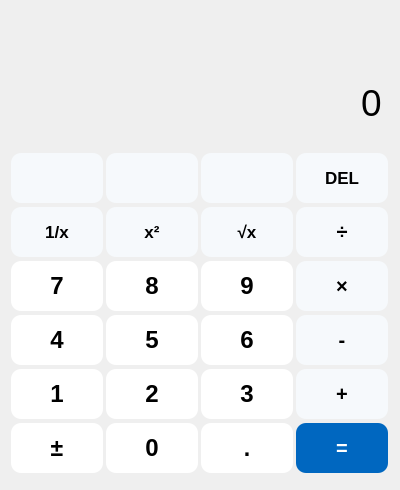
<?xml version="1.0" encoding="UTF-8"?>
<ui version="4.0">
 <class>myCalcClass</class>
 <widget class="QWidget" name="myCalcClass">
  <property name="geometry">
   <rect>
    <x>0</x>
    <y>0</y>
    <width>400</width>
    <height>490</height>
   </rect>
  </property>
  <property name="minimumSize">
   <size>
    <width>400</width>
    <height>490</height>
   </size>
  </property>
  <property name="maximumSize">
   <size>
    <width>400</width>
    <height>490</height>
   </size>
  </property>
  <property name="windowTitle">
   <string>计算器</string>
  </property>
  <property name="styleSheet">
   <string notr="true">QPushButton
{
	border-radius:10px;
	background-color: rgb(255, 255, 255);
}

QPushButton#btn1,#btn2,#btn3,#btnCheng,#btnChu,#btnDEL,#btnDeng,#btnJia,#btnJian,#btnKaiFang,#btnPingFang,#btnXFenZhiYi
{
	background-color: rgb(246,249,252);
}

QPushButton#btnDeng
{
	background-color: rgb(0,103,192);
	color: rgb(255, 255, 255);
}

QPushButton:hover
{
	background-color: rgb(251,252,253);
}

QPushButton#btn1:hover,#btn2:hover,#btn3:hover,#btnCheng:hover,#btnChu:hover,#btnDEL:hover,#btnDeng:hover,#btnJia:hover,#btnJian:hover,#btnKaiFang:hover,#btnPingFang:hover,#btnXFenZhiYi:hover
{
	background-color: rgb(243,247,250);
}

QPushButton#btnDeng:hover
{
	background-color: rgb(24,117,197);
	color: rgb(255, 255, 255);
}

</string>
  </property>
  <widget class="QWidget" name="layoutWidget">
   <property name="geometry">
    <rect>
     <x>0</x>
     <y>0</y>
     <width>401</width>
     <height>491</height>
    </rect>
   </property>
   <layout class="QGridLayout" name="gridLayout_2">
    <property name="spacing">
     <number>0</number>
    </property>
    <item row="0" column="0">
     <layout class="QGridLayout" name="gridLayout">
      <property name="spacing">
       <number>0</number>
      </property>
      <item row="3" column="1">
       <spacer name="verticalSpacer">
        <property name="orientation">
         <enum>Qt::Vertical</enum>
        </property>
        <property name="sizeHint" stdset="0">
         <size>
          <width>20</width>
          <height>40</height>
         </size>
        </property>
       </spacer>
      </item>
      <item row="4" column="1">
       <widget class="QLineEdit" name="line2">
        <property name="minimumSize">
         <size>
          <width>320</width>
          <height>100</height>
         </size>
        </property>
        <property name="maximumSize">
         <size>
          <width>370</width>
          <height>16777215</height>
         </size>
        </property>
        <property name="font">
         <font>
          <pointsize>28</pointsize>
         </font>
        </property>
        <property name="focusPolicy">
         <enum>Qt::ClickFocus</enum>
        </property>
        <property name="styleSheet">
         <string notr="true">background:transparent;
border-width:0;
border-style:outset</string>
        </property>
        <property name="text">
         <string>0</string>
        </property>
        <property name="alignment">
         <set>Qt::AlignRight|Qt::AlignTrailing|Qt::AlignVCenter</set>
        </property>
        <property name="readOnly">
         <bool>true</bool>
        </property>
       </widget>
      </item>
      <item row="0" column="1">
       <spacer name="verticalSpacer_2">
        <property name="orientation">
         <enum>Qt::Vertical</enum>
        </property>
        <property name="sizeHint" stdset="0">
         <size>
          <width>20</width>
          <height>40</height>
         </size>
        </property>
       </spacer>
      </item>
      <item row="1" column="1">
       <spacer name="verticalSpacer_3">
        <property name="orientation">
         <enum>Qt::Vertical</enum>
        </property>
        <property name="sizeHint" stdset="0">
         <size>
          <width>20</width>
          <height>40</height>
         </size>
        </property>
       </spacer>
      </item>
      <item row="2" column="0" colspan="3">
       <widget class="QLabel" name="line1">
        <property name="sizePolicy">
         <sizepolicy hsizetype="Preferred" vsizetype="Preferred">
          <horstretch>0</horstretch>
          <verstretch>0</verstretch>
         </sizepolicy>
        </property>
        <property name="minimumSize">
         <size>
          <width>0</width>
          <height>35</height>
         </size>
        </property>
        <property name="font">
         <font>
          <pointsize>12</pointsize>
         </font>
        </property>
        <property name="styleSheet">
         <string notr="true">color: rgb(95,98,100);</string>
        </property>
        <property name="text">
         <string/>
        </property>
        <property name="alignment">
         <set>Qt::AlignRight|Qt::AlignTrailing|Qt::AlignVCenter</set>
        </property>
       </widget>
      </item>
     </layout>
    </item>
    <item row="1" column="0">
     <layout class="QGridLayout" name="buttons">
      <property name="bottomMargin">
       <number>7</number>
      </property>
      <property name="horizontalSpacing">
       <number>3</number>
      </property>
      <property name="verticalSpacing">
       <number>4</number>
      </property>
      <item row="2" column="2">
       <widget class="QPushButton" name="num9">
        <property name="minimumSize">
         <size>
          <width>92</width>
          <height>50</height>
         </size>
        </property>
        <property name="maximumSize">
         <size>
          <width>92</width>
          <height>16777215</height>
         </size>
        </property>
        <property name="font">
         <font>
          <pointsize>18</pointsize>
          <bold>true</bold>
         </font>
        </property>
        <property name="text">
         <string>9</string>
        </property>
       </widget>
      </item>
      <item row="5" column="3">
       <widget class="QPushButton" name="btnDeng">
        <property name="minimumSize">
         <size>
          <width>92</width>
          <height>50</height>
         </size>
        </property>
        <property name="maximumSize">
         <size>
          <width>92</width>
          <height>16777215</height>
         </size>
        </property>
        <property name="font">
         <font>
          <pointsize>15</pointsize>
          <bold>true</bold>
         </font>
        </property>
        <property name="text">
         <string>=</string>
        </property>
       </widget>
      </item>
      <item row="2" column="0">
       <widget class="QPushButton" name="num7">
        <property name="minimumSize">
         <size>
          <width>92</width>
          <height>50</height>
         </size>
        </property>
        <property name="maximumSize">
         <size>
          <width>92</width>
          <height>16777215</height>
         </size>
        </property>
        <property name="font">
         <font>
          <pointsize>18</pointsize>
          <bold>true</bold>
         </font>
        </property>
        <property name="text">
         <string>7</string>
        </property>
       </widget>
      </item>
      <item row="3" column="0">
       <widget class="QPushButton" name="num4">
        <property name="minimumSize">
         <size>
          <width>92</width>
          <height>50</height>
         </size>
        </property>
        <property name="maximumSize">
         <size>
          <width>92</width>
          <height>16777215</height>
         </size>
        </property>
        <property name="font">
         <font>
          <pointsize>18</pointsize>
          <bold>true</bold>
         </font>
        </property>
        <property name="text">
         <string>4</string>
        </property>
       </widget>
      </item>
      <item row="1" column="0">
       <widget class="QPushButton" name="btnXFenZhiYi">
        <property name="minimumSize">
         <size>
          <width>92</width>
          <height>50</height>
         </size>
        </property>
        <property name="maximumSize">
         <size>
          <width>92</width>
          <height>16777215</height>
         </size>
        </property>
        <property name="font">
         <font>
          <pointsize>13</pointsize>
          <bold>true</bold>
         </font>
        </property>
        <property name="text">
         <string>1/x</string>
        </property>
       </widget>
      </item>
      <item row="3" column="2">
       <widget class="QPushButton" name="num6">
        <property name="minimumSize">
         <size>
          <width>92</width>
          <height>50</height>
         </size>
        </property>
        <property name="maximumSize">
         <size>
          <width>92</width>
          <height>16777215</height>
         </size>
        </property>
        <property name="font">
         <font>
          <pointsize>18</pointsize>
          <bold>true</bold>
         </font>
        </property>
        <property name="text">
         <string>6</string>
        </property>
       </widget>
      </item>
      <item row="0" column="3">
       <widget class="QPushButton" name="btnDEL">
        <property name="minimumSize">
         <size>
          <width>92</width>
          <height>50</height>
         </size>
        </property>
        <property name="maximumSize">
         <size>
          <width>92</width>
          <height>16777215</height>
         </size>
        </property>
        <property name="font">
         <font>
          <pointsize>13</pointsize>
          <bold>true</bold>
         </font>
        </property>
        <property name="text">
         <string>DEL</string>
        </property>
       </widget>
      </item>
      <item row="1" column="2">
       <widget class="QPushButton" name="btnKaiFang">
        <property name="minimumSize">
         <size>
          <width>92</width>
          <height>50</height>
         </size>
        </property>
        <property name="maximumSize">
         <size>
          <width>92</width>
          <height>16777215</height>
         </size>
        </property>
        <property name="font">
         <font>
          <pointsize>13</pointsize>
          <bold>true</bold>
         </font>
        </property>
        <property name="text">
         <string>√x</string>
        </property>
       </widget>
      </item>
      <item row="0" column="0">
       <widget class="QPushButton" name="btn1">
        <property name="minimumSize">
         <size>
          <width>92</width>
          <height>50</height>
         </size>
        </property>
        <property name="maximumSize">
         <size>
          <width>92</width>
          <height>16777215</height>
         </size>
        </property>
        <property name="font">
         <font>
          <pointsize>13</pointsize>
          <bold>true</bold>
         </font>
        </property>
        <property name="text">
         <string/>
        </property>
       </widget>
      </item>
      <item row="1" column="1">
       <widget class="QPushButton" name="btnPingFang">
        <property name="minimumSize">
         <size>
          <width>92</width>
          <height>50</height>
         </size>
        </property>
        <property name="maximumSize">
         <size>
          <width>92</width>
          <height>16777215</height>
         </size>
        </property>
        <property name="font">
         <font>
          <pointsize>13</pointsize>
          <bold>true</bold>
         </font>
        </property>
        <property name="text">
         <string>x²</string>
        </property>
       </widget>
      </item>
      <item row="1" column="3">
       <widget class="QPushButton" name="btnChu">
        <property name="minimumSize">
         <size>
          <width>92</width>
          <height>50</height>
         </size>
        </property>
        <property name="maximumSize">
         <size>
          <width>92</width>
          <height>16777215</height>
         </size>
        </property>
        <property name="font">
         <font>
          <pointsize>15</pointsize>
          <bold>true</bold>
         </font>
        </property>
        <property name="text">
         <string>÷</string>
        </property>
       </widget>
      </item>
      <item row="5" column="1">
       <widget class="QPushButton" name="num0">
        <property name="minimumSize">
         <size>
          <width>92</width>
          <height>50</height>
         </size>
        </property>
        <property name="maximumSize">
         <size>
          <width>92</width>
          <height>16777215</height>
         </size>
        </property>
        <property name="font">
         <font>
          <pointsize>18</pointsize>
          <bold>true</bold>
         </font>
        </property>
        <property name="text">
         <string>0</string>
        </property>
       </widget>
      </item>
      <item row="4" column="1">
       <widget class="QPushButton" name="num2">
        <property name="minimumSize">
         <size>
          <width>92</width>
          <height>50</height>
         </size>
        </property>
        <property name="maximumSize">
         <size>
          <width>92</width>
          <height>16777215</height>
         </size>
        </property>
        <property name="font">
         <font>
          <pointsize>18</pointsize>
          <bold>true</bold>
         </font>
        </property>
        <property name="text">
         <string>2</string>
        </property>
       </widget>
      </item>
      <item row="4" column="0">
       <widget class="QPushButton" name="num1">
        <property name="minimumSize">
         <size>
          <width>92</width>
          <height>50</height>
         </size>
        </property>
        <property name="maximumSize">
         <size>
          <width>92</width>
          <height>16777215</height>
         </size>
        </property>
        <property name="font">
         <font>
          <pointsize>18</pointsize>
          <bold>true</bold>
         </font>
        </property>
        <property name="text">
         <string>1</string>
        </property>
       </widget>
      </item>
      <item row="4" column="2">
       <widget class="QPushButton" name="num3">
        <property name="minimumSize">
         <size>
          <width>92</width>
          <height>50</height>
         </size>
        </property>
        <property name="maximumSize">
         <size>
          <width>92</width>
          <height>16777215</height>
         </size>
        </property>
        <property name="font">
         <font>
          <pointsize>18</pointsize>
          <bold>true</bold>
         </font>
        </property>
        <property name="text">
         <string>3</string>
        </property>
       </widget>
      </item>
      <item row="0" column="2">
       <widget class="QPushButton" name="btn3">
        <property name="minimumSize">
         <size>
          <width>92</width>
          <height>50</height>
         </size>
        </property>
        <property name="maximumSize">
         <size>
          <width>92</width>
          <height>16777215</height>
         </size>
        </property>
        <property name="font">
         <font>
          <pointsize>13</pointsize>
          <bold>true</bold>
         </font>
        </property>
        <property name="text">
         <string/>
        </property>
       </widget>
      </item>
      <item row="3" column="3">
       <widget class="QPushButton" name="btnJian">
        <property name="minimumSize">
         <size>
          <width>92</width>
          <height>50</height>
         </size>
        </property>
        <property name="maximumSize">
         <size>
          <width>92</width>
          <height>16777215</height>
         </size>
        </property>
        <property name="font">
         <font>
          <pointsize>15</pointsize>
          <bold>true</bold>
         </font>
        </property>
        <property name="text">
         <string>-</string>
        </property>
       </widget>
      </item>
      <item row="2" column="3">
       <widget class="QPushButton" name="btnCheng">
        <property name="minimumSize">
         <size>
          <width>92</width>
          <height>50</height>
         </size>
        </property>
        <property name="maximumSize">
         <size>
          <width>92</width>
          <height>16777215</height>
         </size>
        </property>
        <property name="font">
         <font>
          <pointsize>15</pointsize>
          <bold>true</bold>
         </font>
        </property>
        <property name="text">
         <string>×</string>
        </property>
       </widget>
      </item>
      <item row="4" column="3">
       <widget class="QPushButton" name="btnJia">
        <property name="minimumSize">
         <size>
          <width>92</width>
          <height>50</height>
         </size>
        </property>
        <property name="maximumSize">
         <size>
          <width>92</width>
          <height>16777215</height>
         </size>
        </property>
        <property name="font">
         <font>
          <pointsize>15</pointsize>
          <bold>true</bold>
         </font>
        </property>
        <property name="text">
         <string>+</string>
        </property>
       </widget>
      </item>
      <item row="2" column="1">
       <widget class="QPushButton" name="num8">
        <property name="minimumSize">
         <size>
          <width>92</width>
          <height>50</height>
         </size>
        </property>
        <property name="maximumSize">
         <size>
          <width>92</width>
          <height>16777215</height>
         </size>
        </property>
        <property name="font">
         <font>
          <pointsize>18</pointsize>
          <bold>true</bold>
         </font>
        </property>
        <property name="text">
         <string>8</string>
        </property>
       </widget>
      </item>
      <item row="0" column="1">
       <widget class="QPushButton" name="btn2">
        <property name="minimumSize">
         <size>
          <width>92</width>
          <height>50</height>
         </size>
        </property>
        <property name="maximumSize">
         <size>
          <width>92</width>
          <height>16777215</height>
         </size>
        </property>
        <property name="font">
         <font>
          <pointsize>13</pointsize>
          <bold>true</bold>
         </font>
        </property>
        <property name="text">
         <string/>
        </property>
       </widget>
      </item>
      <item row="5" column="0">
       <widget class="QPushButton" name="numSign">
        <property name="minimumSize">
         <size>
          <width>92</width>
          <height>50</height>
         </size>
        </property>
        <property name="maximumSize">
         <size>
          <width>92</width>
          <height>16777215</height>
         </size>
        </property>
        <property name="font">
         <font>
          <pointsize>17</pointsize>
          <bold>true</bold>
         </font>
        </property>
        <property name="text">
         <string>±</string>
        </property>
       </widget>
      </item>
      <item row="5" column="2">
       <widget class="QPushButton" name="numDian">
        <property name="minimumSize">
         <size>
          <width>92</width>
          <height>50</height>
         </size>
        </property>
        <property name="maximumSize">
         <size>
          <width>92</width>
          <height>16777215</height>
         </size>
        </property>
        <property name="font">
         <font>
          <pointsize>17</pointsize>
          <bold>true</bold>
         </font>
        </property>
        <property name="text">
         <string>.</string>
        </property>
       </widget>
      </item>
      <item row="3" column="1">
       <widget class="QPushButton" name="num5">
        <property name="minimumSize">
         <size>
          <width>92</width>
          <height>50</height>
         </size>
        </property>
        <property name="maximumSize">
         <size>
          <width>92</width>
          <height>16777215</height>
         </size>
        </property>
        <property name="font">
         <font>
          <pointsize>18</pointsize>
          <bold>true</bold>
         </font>
        </property>
        <property name="text">
         <string>5</string>
        </property>
       </widget>
      </item>
     </layout>
    </item>
   </layout>
  </widget>
 </widget>
 <layoutdefault spacing="6" margin="11"/>
 <resources>
  <include location="myCalc.qrc"/>
 </resources>
 <connections/>
</ui>
